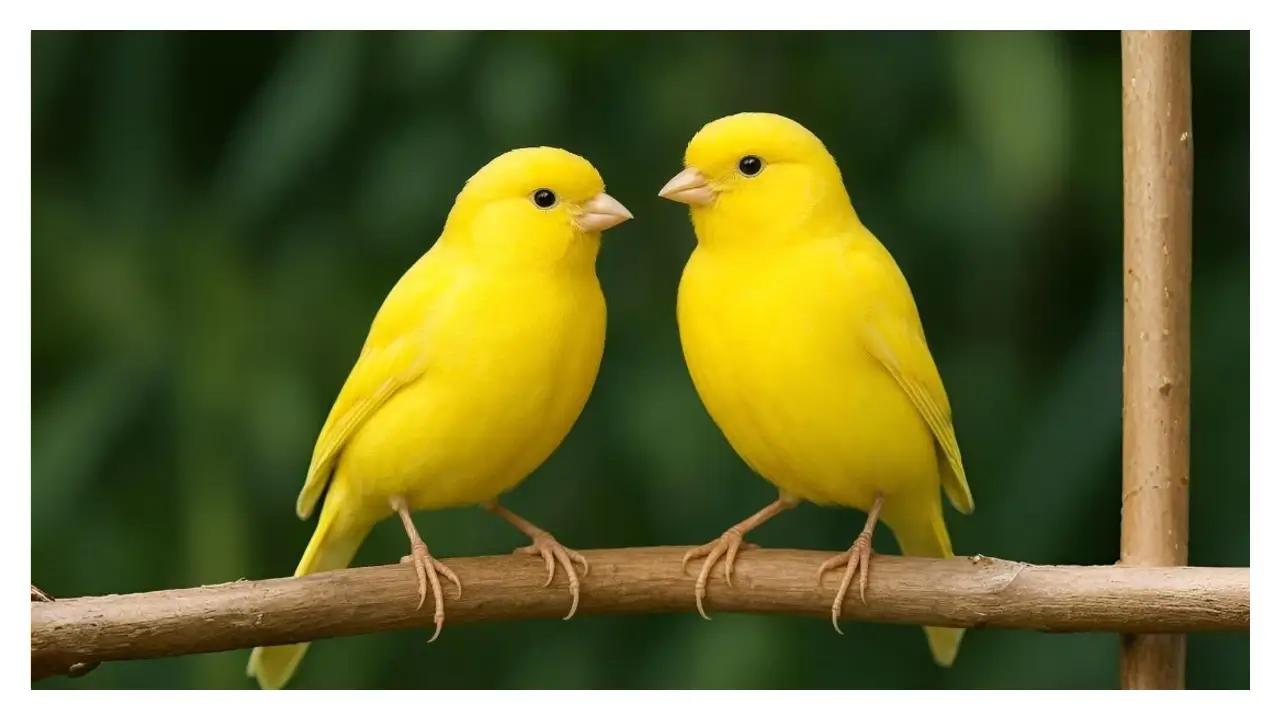
#> input picture imagenes/canario-0139.webp, 1280 x 720 px, found by its file name
$ python ejemplo2_esquinas-0139.py
#> lines starting #> are read from the running program, lines starting #| are printed output that depends on the picture; after the words box and inside, x2 and y2 are one past the last pixel; in counts of white or black regions, pixels touching at a corner belong together
# Alexander Salazar NC = 0139
import cv2
import numpy as np

# Cargar imagen
imagen = cv2.imread("imagenes/canario-0139.webp")
#> imagen is the input picture: shape (720, 1280, 3); mean B, G, R 58.1, 111.3, 109.6

# Verificar que la imagen exista
if imagen is None:
    print("Error: no se pudo cargar la imagen.")
    exit()

# Convertir a escala de grises
gris = cv2.cvtColor(imagen, cv2.COLOR_BGR2GRAY)
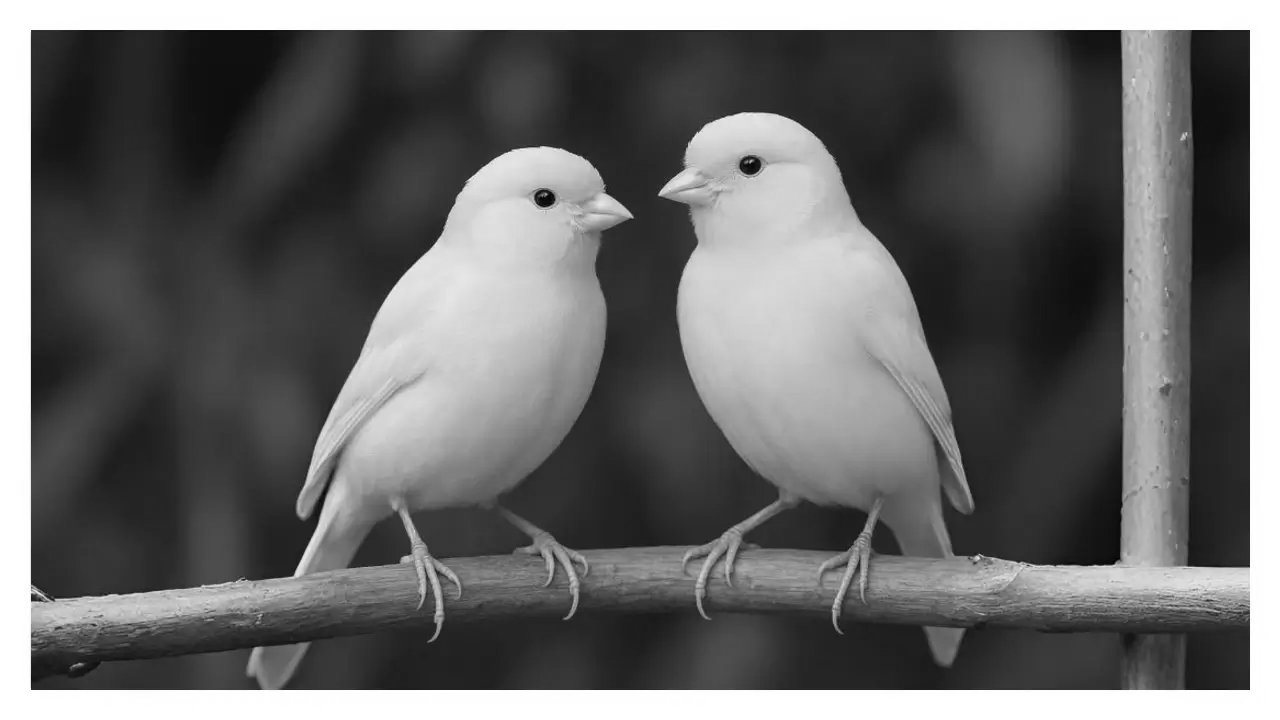
#> gris: shape (720, 1280); min 0, max 255, mean 104.7

# Convertir a tipo float32
gris_float = np.float32(gris)

# Detectar esquinas mediante Harris
esquinas = cv2.cornerHarris(
    gris_float,
    2,
    3,
    0.04
)
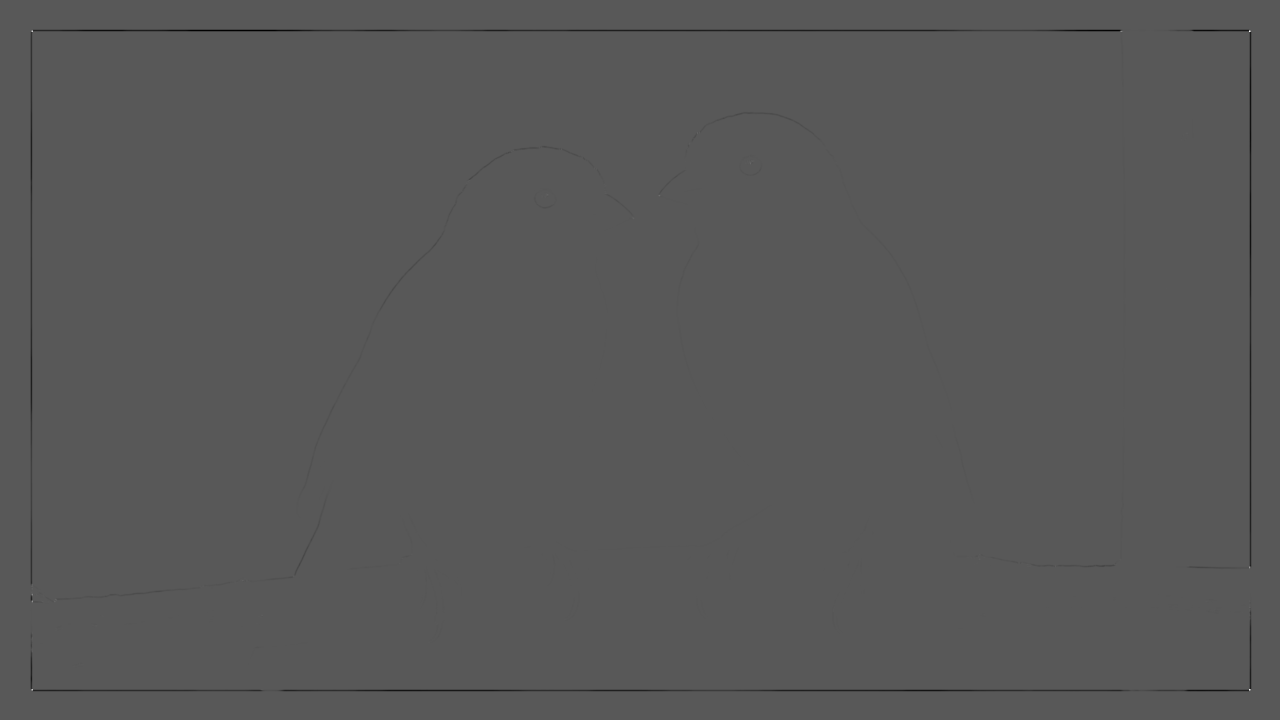
#> esquinas: shape (720, 1280) float32; min -128382488, max 242468512, mean -471544; drawn with min black and max white

# Dilatar para hacer visibles las esquinas
esquinas = cv2.dilate(
    esquinas,
    None
)
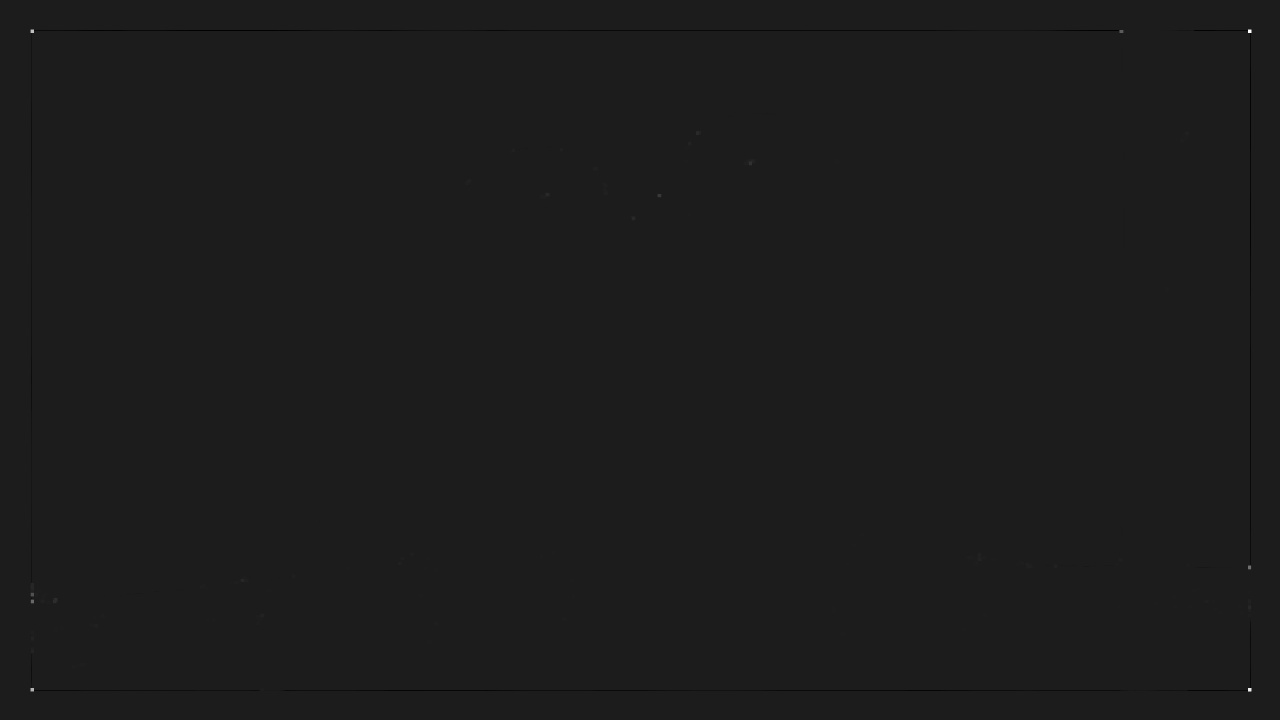
#> esquinas: shape (720, 1280) float32; min -30499110, max 242468512, mean -46811.4; drawn with min black and max white

# Crear copia
resultado = imagen.copy()

# Umbral para identificar esquinas
umbral = 0.01 * esquinas.max()
#> umbral = 2424685.1

# Marcar esquinas
resultado[esquinas > umbral] = [0, 0, 255]
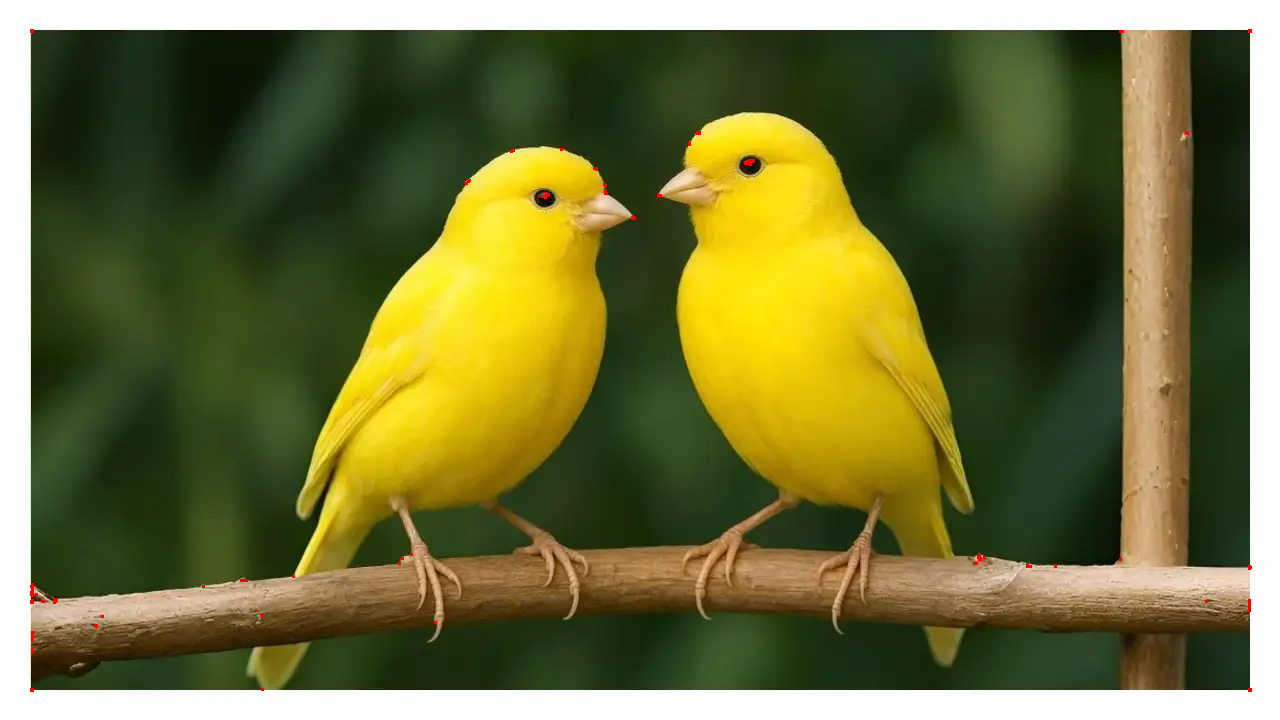
#> resultado: shape (720, 1280, 3); 0.09% of pixels changed, all inside (x1, y1, x2, y2) = (30, 29, 1252, 692)

# Mostrar resultados
cv2.imshow(
    "Imagen original",
    imagen
)

cv2.imshow(
    "canario-esquinas",
    resultado
)

# Guardar resultado
cv2.imwrite(
    "resultados/canario-esquinas-0139.webp",
    resultado
)

# Contar esquinas aproximadas
cantidad_esquinas = np.sum(
    esquinas > umbral
)
#> cantidad_esquinas = 792

print("Deteccion de esquinas terminada.")
print("Cantidad aproximada de puntos detectados:",
      cantidad_esquinas)
#| Cantidad aproximada de puntos detectados: 792

print("Resultado guardado en:")
print("resultados/canario-0139.webp")

# Esperar una tecla
cv2.waitKey(0)


import cv2
import numpy as np

# Cargar imagen
imagen = cv2.imread("imagenes/canario-0139.webp")

# Verificar que la imagen exista
if imagen is None:
    print("Error: no se pudo cargar la imagen.")
    exit()

# Convertir a escala de grises
gris = cv2.cvtColor(imagen, cv2.COLOR_BGR2GRAY)

# Convertir a tipo float32
gris_float = np.float32(gris)

# Detectar esquinas mediante Harris
esquinas = cv2.cornerHarris(
    gris_float,
    2,
    3,
    0.04
)

# Dilatar para hacer visibles las esquinas
esquinas = cv2.dilate(
    esquinas,
    None
)

# Crear copia
resultado = imagen.copy()

# Umbral para identificar esquinas
umbral = 0.05 * esquinas.max()
#> umbral = 12123425.6

# Marcar esquinas
resultado[esquinas > umbral] = [0, 0, 255]

# Mostrar resultados


cv2.imshow(
    "Experimentar con el detector Harris",
    resultado
)

# Guardar resultado
cv2.imwrite(
    "resultados/canario-experimental-0139.webp",
    resultado
)

# Contar esquinas aproximadas
cantidad_esquinas = np.sum(
    esquinas > umbral
)
#> cantidad_esquinas = 203

print("Deteccion de esquinas terminada.")
print("Cantidad aproximada de puntos detectados:",
      cantidad_esquinas)
#| Cantidad aproximada de puntos detectados: 203

print("Resultado guardado en:")
print("resultados/canario-experimental-0139.webp")

# Esperar una tecla
cv2.waitKey(0)

# Cerrar ventanas
cv2.destroyAllWindows()

print("Alexander Salazar NC=0139")
